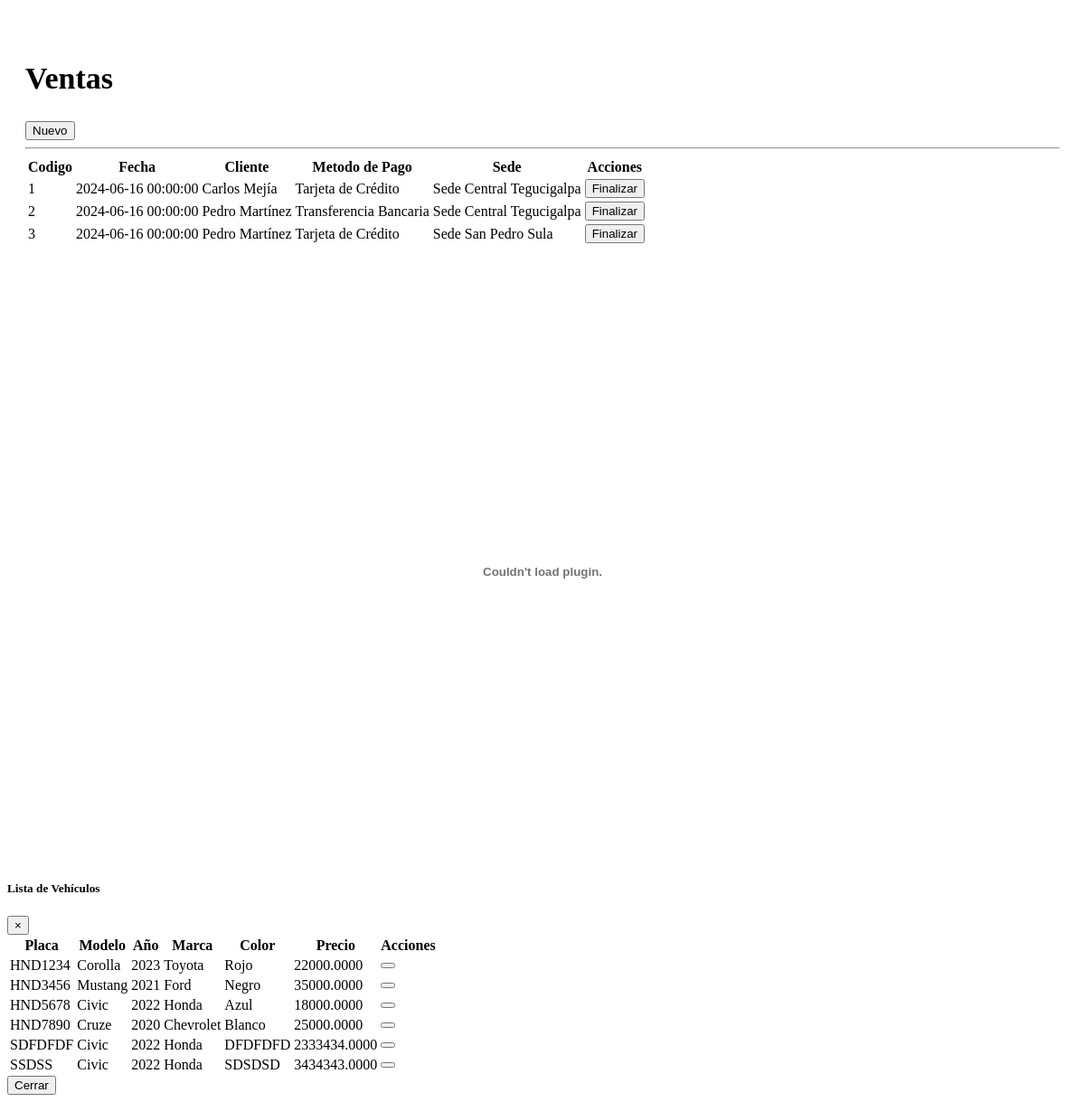
The app's page /Views/Pages/factura.php with its own data.
### tables this page shows
CREATE TABLE `vent_tbventas` (
  `Vnt_ID` int(11) NOT NULL AUTO_INCREMENT,
  `Vnt_Fecha` datetime DEFAULT NULL,
  `Emp_ID` int(11) DEFAULT NULL,
  `Mpg_ID` int(11) DEFAULT NULL,
  `Sed_ID` int(11) DEFAULT NULL,
  `Des_ID` int(11) DEFAULT NULL,
  `Cli_ID` int(11) DEFAULT NULL,
  `Vnt_Usu_ID_Cre` int(11) DEFAULT NULL,
  `Vnt_Usu_ID_Modi` int(11) DEFAULT NULL,
  `Vnt_Fecha_Creacion` datetime DEFAULT NULL,
  `Vnt_Fecha_Modifica` datetime DEFAULT NULL,
  `Vnt_Estado` bit(1) DEFAULT NULL,
  `Imp_ID` int(15) DEFAULT NULL,
  PRIMARY KEY (`Vnt_ID`),
  KEY `FK_tbVentas_tbClientes_Cli_ID` (`Cli_ID`),
  KEY `FK_tbVentas_tbDescuentos_Des_ID` (`Des_ID`),
  KEY `FK_tbVentas_tbEmpleados_Emp_ID` (`Emp_ID`),
  KEY `FK_tbVentas_tbMetodosPago_Mpg_ID` (`Mpg_ID`),
  KEY `FK_tbVentas_tbSedes_Sed_ID` (`Sed_ID`),
  KEY `FK_tbVentas_tbUsuarios_Vnt_Usu_ID_Cre` (`Vnt_Usu_ID_Cre`),
  KEY `FK_tbVentas_tbUsuarios_Vnt_Usu_ID_Modi` (`Vnt_Usu_ID_Modi`),
  KEY `FK_tbVentas_tbImpuestos_Imp_ID` (`Imp_ID`),
  CONSTRAINT `FK_tbVentas_tbClientes_Cli_ID` FOREIGN KEY (`Cli_ID`) REFERENCES `gral_tbclientes` (`Cli_Id`),
  CONSTRAINT `FK_tbVentas_tbDescuentos_Des_ID` FOREIGN KEY (`Des_ID`) REFERENCES `vent_tbdescuentos` (`Des_ID`),
  CONSTRAINT `FK_tbVentas_tbEmpleados_Emp_ID` FOREIGN KEY (`Emp_ID`) REFERENCES `gral_tbempleados` (`Empl_Id`),
  CONSTRAINT `FK_tbVentas_tbImpuestos_Imp_ID` FOREIGN KEY (`Imp_ID`) REFERENCES `vent_tbimpuestos` (`Imp_ID`),
  CONSTRAINT `FK_tbVentas_tbMetodosPago_Mpg_ID` FOREIGN KEY (`Mpg_ID`) REFERENCES `vent_tbmetodospago` (`Mpg_ID`),
  CONSTRAINT `FK_tbVentas_tbSedes_Sed_ID` FOREIGN KEY (`Sed_ID`) REFERENCES `vent_tbsedes` (`Sed_ID`),
  CONSTRAINT `FK_tbVentas_tbUsuarios_Vnt_Usu_ID_Cre` FOREIGN KEY (`Vnt_Usu_ID_Cre`) REFERENCES `acce_tbusuarios` (`Usu_ID`),
  CONSTRAINT `FK_tbVentas_tbUsuarios_Vnt_Usu_ID_Modi` FOREIGN KEY (`Vnt_Usu_ID_Modi`) REFERENCES `acce_tbusuarios` (`Usu_ID`)
);

CREATE TABLE `vent_tbmetodospago` (
  `Mpg_ID` int(11) NOT NULL AUTO_INCREMENT,
  `Mpg_Descripcion` varchar(50) NOT NULL,
  `Mpg_Usu_ID_Cre` int(11) DEFAULT NULL,
  `Mpg_Usu_ID_Modi` int(11) DEFAULT NULL,
  `Mpg_Fecha_Creacion` date DEFAULT NULL,
  `Mpg_Fecha_Modifica` date DEFAULT NULL,
  `Mpg_Estado` bit(1) DEFAULT NULL,
  PRIMARY KEY (`Mpg_ID`),
  KEY `FK_tbMetodosPago_tbUsuarios_Mpg_Usu_ID_Cre` (`Mpg_Usu_ID_Cre`),
  KEY `FK_tbMetodosPago_tbUsuarios_Mpg_Usu_ID_Modi` (`Mpg_Usu_ID_Modi`),
  CONSTRAINT `FK_tbMetodosPago_tbUsuarios_Mpg_Usu_ID_Cre` FOREIGN KEY (`Mpg_Usu_ID_Cre`) REFERENCES `acce_tbusuarios` (`Usu_ID`),
  CONSTRAINT `FK_tbMetodosPago_tbUsuarios_Mpg_Usu_ID_Modi` FOREIGN KEY (`Mpg_Usu_ID_Modi`) REFERENCES `acce_tbusuarios` (`Usu_ID`)
);

CREATE TABLE `vent_tbsedes` (
  `Sed_ID` int(11) NOT NULL AUTO_INCREMENT,
  `Sed_Descripcion` varchar(50) NOT NULL,
  `Ciu_ID` varchar(4) DEFAULT NULL,
  `Sed_Usu_ID_Cre` int(11) DEFAULT NULL,
  `Sed_Usu_ID_Modi` int(11) DEFAULT NULL,
  `Sed_Fecha_Creacion` date DEFAULT NULL,
  `Sed_Fecha_Modifica` date DEFAULT NULL,
  `Sed_Estado` bit(1) DEFAULT NULL,
  PRIMARY KEY (`Sed_ID`),
  KEY `FK_tbSedes_tbCiudades_Ciu_ID` (`Ciu_ID`),
  KEY `FK_tbSedes_tbUsuarios_Sed_Usu_ID_Cre` (`Sed_Usu_ID_Cre`),
  KEY `FK_tbSedes_tbUsuarios_Sed_Usu_ID_Modi` (`Sed_Usu_ID_Modi`),
  CONSTRAINT `FK_tbSedes_tbCiudades_Ciu_ID` FOREIGN KEY (`Ciu_ID`) REFERENCES `gral_tbciudades` (`Ciu_ID`),
  CONSTRAINT `FK_tbSedes_tbUsuarios_Sed_Usu_ID_Cre` FOREIGN KEY (`Sed_Usu_ID_Cre`) REFERENCES `acce_tbusuarios` (`Usu_ID`),
  CONSTRAINT `FK_tbSedes_tbUsuarios_Sed_Usu_ID_Modi` FOREIGN KEY (`Sed_Usu_ID_Modi`) REFERENCES `acce_tbusuarios` (`Usu_ID`)
);

CREATE TABLE `vent_tbvehiculos` (
  `Veh_Placa` varchar(7) NOT NULL,
  `Veh_Color` varchar(50) DEFAULT NULL,
  `Veh_Imagen` text DEFAULT NULL,
  `Veh_Stock` int(11) DEFAULT NULL,
  `Veh_Precio` decimal(19,4) DEFAULT NULL,
  `Mod_Id` int(11) DEFAULT NULL,
  `Veh_Creacion` int(11) DEFAULT NULL,
  `Veh_Modifica` int(11) DEFAULT NULL,
  `Veh_Fecha_Creacion` datetime DEFAULT NULL,
  `Veh_Fecha_Modifica` datetime DEFAULT NULL,
  `Veh_Estado` bit(1) DEFAULT NULL,
  PRIMARY KEY (`Veh_Placa`),
  KEY `FK_tbVehiculos_tbModelos_Mod_Id` (`Mod_Id`),
  KEY `FK_tbVehiculos_tbUsuarios_Veh_Creacion` (`Veh_Creacion`),
  KEY `FK_tbVehiculos_tbUsuarios_Veh_Modifica` (`Veh_Modifica`),
  CONSTRAINT `FK_tbVehiculos_tbModelos_Mod_Id` FOREIGN KEY (`Mod_Id`) REFERENCES `gral_tbmodelos` (`Mod_Id`),
  CONSTRAINT `FK_tbVehiculos_tbUsuarios_Veh_Creacion` FOREIGN KEY (`Veh_Creacion`) REFERENCES `acce_tbusuarios` (`Usu_ID`),
  CONSTRAINT `FK_tbVehiculos_tbUsuarios_Veh_Modifica` FOREIGN KEY (`Veh_Modifica`) REFERENCES `acce_tbusuarios` (`Usu_ID`)
);

CREATE TABLE `gral_tbmodelos` (
  `Mod_Id` int(11) NOT NULL AUTO_INCREMENT,
  `Mod_Descripcion` varchar(100) DEFAULT NULL,
  `Mod_Año` date DEFAULT NULL,
  `Mar_Id` int(11) DEFAULT NULL,
  `Mod_Creacion` int(11) DEFAULT NULL,
  `Mod_Modifica` int(11) DEFAULT NULL,
  `Mod_Fecha_Creacion` date DEFAULT NULL,
  `Mod_Fecha_Modifica` date DEFAULT NULL,
  `Mod_Estado` bit(1) DEFAULT NULL,
  PRIMARY KEY (`Mod_Id`),
  KEY `FK_Mod_Creacion` (`Mod_Creacion`),
  KEY `FK_Mod_Modifica` (`Mod_Modifica`),
  KEY `FK_tbModelos_tbMarcas_Mar_Id` (`Mar_Id`),
  CONSTRAINT `FK_Mod_Creacion` FOREIGN KEY (`Mod_Creacion`) REFERENCES `acce_tbusuarios` (`Usu_ID`),
  CONSTRAINT `FK_Mod_Modifica` FOREIGN KEY (`Mod_Modifica`) REFERENCES `acce_tbusuarios` (`Usu_ID`),
  CONSTRAINT `FK_tbModelos_tbMarcas_Mar_Id` FOREIGN KEY (`Mar_Id`) REFERENCES `gral_tbmarcas` (`Mar_Id`)
);

CREATE TABLE `gral_tbmarcas` (
  `Mar_Id` int(11) NOT NULL AUTO_INCREMENT,
  `Mar_Descripcion` varchar(150) DEFAULT NULL,
  `Mar_Creacion` int(11) DEFAULT NULL,
  `Mar_Modifica` int(11) DEFAULT NULL,
  `Mar_Fecha_Creacion` date DEFAULT NULL,
  `Mar_Fecha_Modifica` date DEFAULT NULL,
  `Mar_Estado` bit(1) DEFAULT NULL,
  PRIMARY KEY (`Mar_Id`),
  KEY `FK_Mar_Creacion` (`Mar_Creacion`),
  KEY `FK_Mar_Modifica` (`Mar_Modifica`),
  CONSTRAINT `FK_Mar_Creacion` FOREIGN KEY (`Mar_Creacion`) REFERENCES `acce_tbusuarios` (`Usu_ID`),
  CONSTRAINT `FK_Mar_Modifica` FOREIGN KEY (`Mar_Modifica`) REFERENCES `acce_tbusuarios` (`Usu_ID`)
);

### Services/VentaService.php (called while the page is built, shortened)
<?php
$root = $_SERVER['DOCUMENT_ROOT'] . '/GrupoRak/';
require_once $root . 'config.php';
class VentaService {
    public function listar() {
        global $pdo;
        try {
            $sql = 'CALL dbgruporac.sp_Ventas_Listar()';
            $stmt = $pdo->prepare($sql);
            $stmt->execute();
            $result = $stmt->fetchAll();
            return $result;
        } catch (Exception $e) {
            throw new Exception('Error al listar facturas: ' . $e->getMessage());
        }
    }
    public function listarVehiculos() {
        global $pdo;
        try {
            $sql = 'CALL `dbgruporac`.`sp_Vehiculos_Listar`()';
            $stmt = $pdo->prepare($sql);
            $stmt->execute();
            return $stmt->fetchAll(PDO::FETCH_ASSOC);
        } catch (Exception $e) {
            throw new Exception('Error al listar vehículos: ' . $e->getMessage());
        }
    }
}

### Views/Pages/factura.php (the view, shortened to what this page needs)
<?php
require_once '../Services/VentaService.php';
$ventasService = new VentaService();
try {
    $venta = $ventasService->listar();
    $vehiculos = $ventasService->listarVehiculos();
} catch (Exception $e) {
    $errorMsg = 'Error al cargar los métodos de pago o vehículos: ' . $e->getMessage();
    $metodosPago = [];
    $vehiculos = [];
}
?>
<div id="tabla">
    <div class="card">
        <div class="card-body">
            <h2 class="text-center" style="font-size:34px !important">Ventas</h2>
            <button class="btn btn-primary" id="btnNuevo">
                Nuevo
            </button>
            <hr>
            <table id="example1" class="table table-bordered table-striped">
                <thead>
                    <tr>
                        <th>Codigo</th>
                        <th>Fecha</th>
                        <th>Cliente</th>
                        <th>Metodo de Pago</th>
                        <th>Sede</th>
                        <th class="text-center">Acciones</th>
                    </tr>
                </thead>
                <tbody>
                    <?php foreach ($venta as $venta) : ?>
                        <tr>
                            <td><?php echo $venta['Vnt_ID']; ?></td>
                            <td><?php echo $venta['Vnt_Fecha']; ?></td>
                            <td><?php echo $venta['Cliente']; ?></td>
                            <td><?php echo $venta['Metodo_Pago']; ?></td>
                            <td><?php echo $venta['Sede']; ?></td>
                            <td class="d-flex justify-content-center" style="gap:10px">
                                <button type="button" class="btn btn-primary"><i class="fa-solid fa-check"></i>Finalizar</button>
                            </td>
                        </tr>
                    <?php endforeach; ?>
                </tbody>
            </table>
        </div>
    </div>
</div>
<div class="container mt-3">
    <div class="collapse" id="pdfPreview">
        <div class="card card-body">
            <embed id="pdfEmbed" src="" type="application/pdf" width="100%" height="600px" />
        </div>
    </div>
</div>
<div class="modal fade" id="modalVehiculos" tabindex="-1" role="dialog" aria-labelledby="modalVehiculosLabel" aria-hidden="true">
    <div class="modal-dialog modal-lg">
        <div class="modal-content">
            <div class="modal-header">
                <h5 class="modal-title" id="modalVehiculosLabel">Lista de Vehículos</h5>
                <button type="button" class="close" data-dismiss="modal" aria-label="Close">
                    <span aria-hidden="true">&times;</span>
                </button>
            </div>
            <div class="modal-body">
                <table id="tablaVehiculos" class="table table-bordered table-striped">
                    <thead class="thead-dark">
                        <tr>
                            <th>Placa</th>
                            <th>Modelo</th>
                            <th>Año</th>
                            <th>Marca</th>
                            <th>Color</th>
                            <th>Precio</th>
                            <th>Acciones</th>
                        </tr>
                    </thead>
                    <tbody>
                        <?php foreach ($vehiculos as $vehiculo) : ?>
                            <tr>
                                <td><?php echo $vehiculo['Veh_Placa']; ?></td>
                                <td><?php echo $vehiculo['Modelo']; ?></td>
                                <td><?php echo $vehiculo['Año']; ?></td>
                                <td><?php echo $vehiculo['Marca']; ?></td>
                                <td><?php echo $vehiculo['Veh_Color']; ?></td>
                                <td><?php echo $vehiculo['Precio']; ?></td>
                                <td>
                                    <button class="btn btn-danger btn-sm seleccionar-vehiculo" data-placa="<?php echo $vehiculo['Veh_Placa']; ?>" data-modelo="<?php echo $vehiculo['Modelo']; ?>" data-color="<?php echo $vehiculo['Veh_Color']; ?>" data-precio="<?php echo $vehiculo['Precio']; ?>">
                                    </button>
                                </td>
                            </tr>
                        <?php endforeach; ?>
                    </tbody>
                </table>
            </div>
            <div class="modal-footer">
                <button type="button" class="btn btn-secondary" data-dismiss="modal">Cerrar</button>
            </div>
        </div>
    </div>
</div>

### Views/Pages/factura.php (style rules this page uses)
.modal-lg { max-width: 90% !important; }
.card { margin: 20px 0; }
.card-body { padding: 20px; }
.table th, .table td { vertical-align: middle; }

### records on screen
vent_tbventas: Vnt_ID "1", Vnt_Fecha "2024-06-16 00:00:00", Cliente "Carlos Mejía", Mpg_ID.Mpg_Descripcion "Tarjeta de Crédito", Sed_ID.Sed_Descripcion "Sede Central Tegucigalpa"
vent_tbventas: Vnt_ID "2", Vnt_Fecha "2024-06-16 00:00:00", Cliente "Pedro Martínez", Mpg_ID.Mpg_Descripcion "Transferencia Bancaria", Sed_ID.Sed_Descripcion "Sede Central Tegucigalpa"
vent_tbventas: Vnt_ID "3", Vnt_Fecha "2024-06-16 00:00:00", Cliente "Pedro Martínez", Mpg_ID.Mpg_Descripcion "Tarjeta de Crédito", Sed_ID.Sed_Descripcion "Sede San Pedro Sula"
vent_tbvehiculos: Veh_Placa "HND1234", Mod_Id.Mod_Descripcion "Corolla", Año "2023", gral_tbmarcas.Mar_Descripcion "Toyota", Veh_Color "Rojo", Veh_Precio "22000.0000"
vent_tbvehiculos: Veh_Placa "HND3456", Mod_Id.Mod_Descripcion "Mustang", Año "2021", gral_tbmarcas.Mar_Descripcion "Ford", Veh_Color "Negro", Veh_Precio "35000.0000"
vent_tbvehiculos: Veh_Placa "HND5678", Mod_Id.Mod_Descripcion "Civic", Año "2022", gral_tbmarcas.Mar_Descripcion "Honda", Veh_Color "Azul", Veh_Precio "18000.0000"
vent_tbvehiculos: Veh_Placa "HND7890", Mod_Id.Mod_Descripcion "Cruze", Año "2020", gral_tbmarcas.Mar_Descripcion "Chevrolet", Veh_Color "Blanco", Veh_Precio "25000.0000"
vent_tbvehiculos: Veh_Placa "SDFDFDF", Mod_Id.Mod_Descripcion "Civic", Año "2022", gral_tbmarcas.Mar_Descripcion "Honda", Veh_Color "DFDFDFD", Veh_Precio "2333434.0000"
vent_tbvehiculos: Veh_Placa "SSDSS", Mod_Id.Mod_Descripcion "Civic", Año "2022", gral_tbmarcas.Mar_Descripcion "Honda", Veh_Color "SDSDSD", Veh_Precio "3434343.0000"
